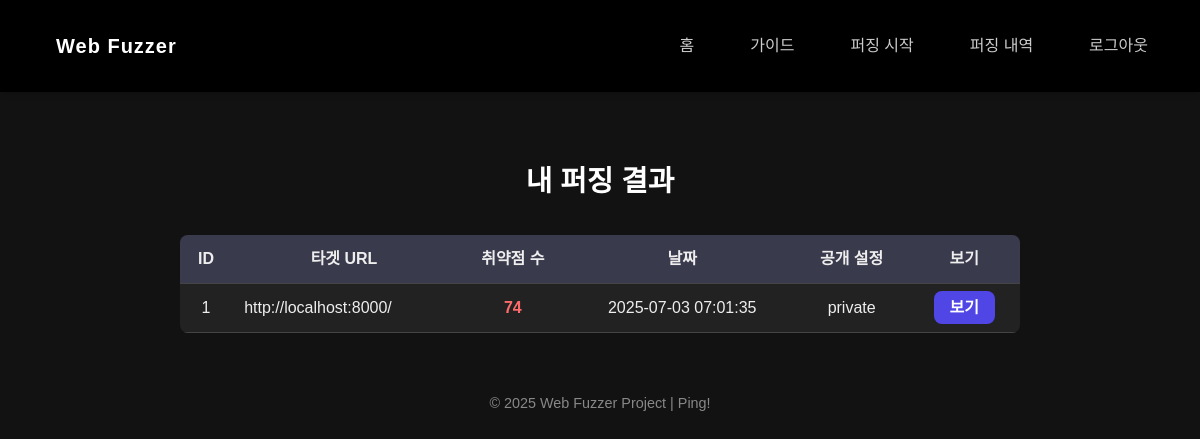
Page /history (signed in) on the earlier database version.
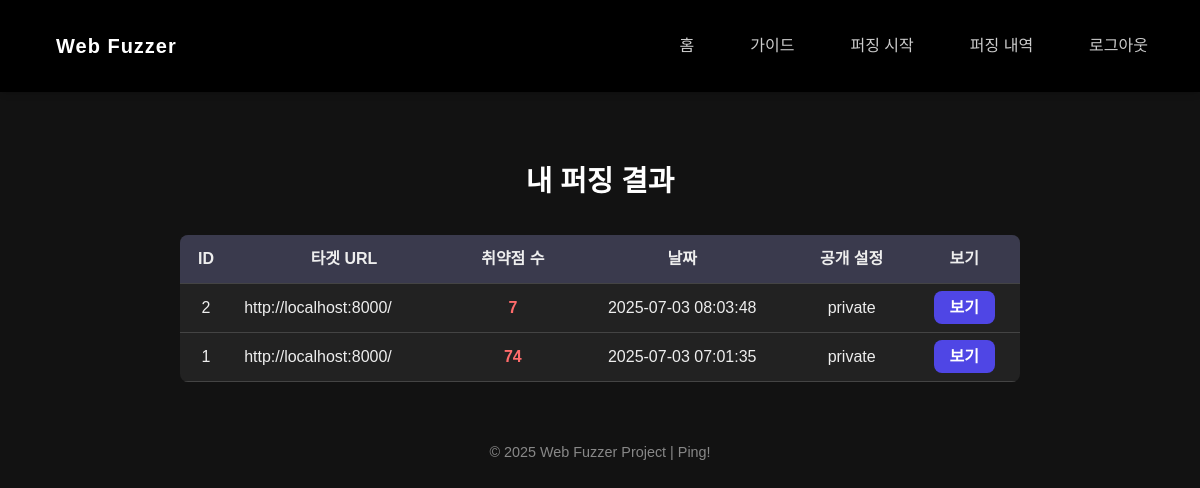
Same page on the later database version.
### tables this page shows
CREATE TABLE results (
    id INTEGER PRIMARY KEY AUTOINCREMENT,
    user_id INTEGER,
    target_url TEXT,
    created_at TIMESTAMP DEFAULT CURRENT_TIMESTAMP,
    vuln_count INTEGER,
    report_path TEXT,
    log_path TEXT,
    visibility TEXT DEFAULT 'private',
    result_hash TEXT UNIQUE,
    FOREIGN KEY(user_id) REFERENCES users(id)
);

### app.py (the view)
@app.route("/history")
@login_required
def history():
    db = get_db()
    user_id = session.get("user_id")
    results = db.execute(
        "SELECT id, result_hash, target_url, created_at, vuln_count, visibility FROM results WHERE user_id = ? ORDER BY created_at DESC",
        (user_id,)
    ).fetchall()
    return render_template("history.html", results=results)

### app.py (called while the page is built, shortened)
def get_db():
    conn = sqlite3.connect("webfuzzer.db")
    conn.row_factory = sqlite3.Row
    return conn

def login_required(f):
    @wraps(f)
    def decorated_function(*args, **kwargs):
        return f(*args, **kwargs)
    return decorated_function

### templates/history.html (shortened to what this page needs)
<!DOCTYPE html>
<html lang="ko">
<head>
  <link rel="stylesheet" href="{{ url_for('static', filename='style.css') }}">
  <link rel="stylesheet" href="{{ url_for('static', filename='header.css') }}">
  <script src="https://cdn.tailwindcss.com"></script>
</head>
<body>
  {% include 'header.html' %}
  <h2>내 퍼징 결과</h2>
  {% if results %}
    <table class="result-table">
      <thead>
        <tr>
          <th>ID</th>
          <th>타겟 URL</th>
          <th>취약점 수</th>
          <th>날짜</th>
          <th>공개 설정</th>
          <th>보기</th>
        </tr>
      </thead>
      <tbody>
        {% for r in results %}
        <tr>
          <td>{{ r.id }}</td>
          <td style="text-align: left;">{{ r.target_url }}</td>
          <td class="{{ 'danger' if r.vuln_count > 0 else '' }}">{{ r.vuln_count }}</td>
          <td>{{ r.created_at }}</td>
          <td>{{ r.visibility }}</td>
          <td>
            <a href="{{ url_for('view_result', result_hash=r.result_hash) }}" class="action-btn">보기</a>
          </td>
        </tr>
        {% endfor %}
      </tbody>
    </table>
  {% else %}
    <p class="empty-message">아직 저장된 퍼징 결과가 없습니다.</p>
  {% endif %}
  {% include 'footer.html' %}
</body>
</html>

### templates/header.html
<header class="bg-black text-white px-6 py-4 shadow-md flex justify-between items-center">
    <h4 class="text-xl font-bold tracking-wider">Web Fuzzer</h4>
    <nav>
        <a href="/" class="mx-3 hover:underline">홈</a>
        <a href="/guide" class="mx-3 hover:underline">가이드</a>
        <a href="/start" class="mx-3 hover:underline">퍼징 시작</a>
        {% if session.get("user") %}
        <a href="/history" class="mx-3 hover:underline">퍼징 내역</a>
        <a href="/logout" class="mx-3 hover:underline">로그아웃</a>
        {% else %}
        <a href="/login" class="mx-3 hover:underline">로그인</a>
        {% endif %}
    </nav>
</header>

### templates/footer.html
<div class="footer">
    &copy; 2025 Web Fuzzer Project | Ping!
</div>

### static/style.css (style rules this page uses)
body { margin: 0; padding: 0; font-family: 'Inter', sans-serif; background: #121212; color: #e0e0e0; min-height: 100vh; display: flex; align-items: center; flex-direction: column; }
nav a { color: #d4d4d4; transition: color 0.2s ease; }
h1, h2 { color: #ffffff; margin-bottom: 1rem; text-align: center; }
.footer { margin-top: 60px; margin-bottom: 50px; color: #888; font-size: 0.9rem; text-align: center; width: 100%; display: flex; justify-content: center; align-items: center; }

### static/header.css (style rules this page uses)
header { position: fixed; top: 0; width: 100%; z-index: 1000; background: #12121c; box-shadow: 0 4px 10px rgba(0, 0, 0, 0.3); }
header h4 { margin: 0; padding: 1rem 2rem; font-size: 1.5rem; color: white; display: inline-block; }
header nav { display: flex; justify-content: center; gap: 2rem; padding: 1rem; }
header nav a { color: #cccccc; text-decoration: none; font-size: 1rem; transition: color 0.2s ease; }

### templates/history.html (style rules this page uses)
body { color: #eee; font-family: sans-serif; padding: 2rem 15%; padding-top: 160px; }
h2 { text-align: center; margin-bottom: 1rem !important; font-size: 1.8rem !important; font-weight: bold !important; }
.result-table { width: 100%; border-collapse: collapse; margin-top: 1rem; background: #222; border-radius: 8px; overflow: hidden; }
.result-table th, .result-table td { padding: 0.75rem; border-bottom: 1px solid #444; text-align: center; }
.result-table th { background-color: #3a3a4d; font-weight: bold; }
.result-table td.danger { color: #ff6b6b; font-weight: bold; }
.action-btn { background-color: #4f46e5; color: white; padding: 0.5rem 1rem; border: none; border-radius: 8px; font-weight: bold; cursor: pointer; text-decoration: none; }

Differences in the rows shown:
added results: id "2", target_url "http://localhost:8000/", vuln_count "7", created_at "2025-07-03 08:03:48", visibility "private"
